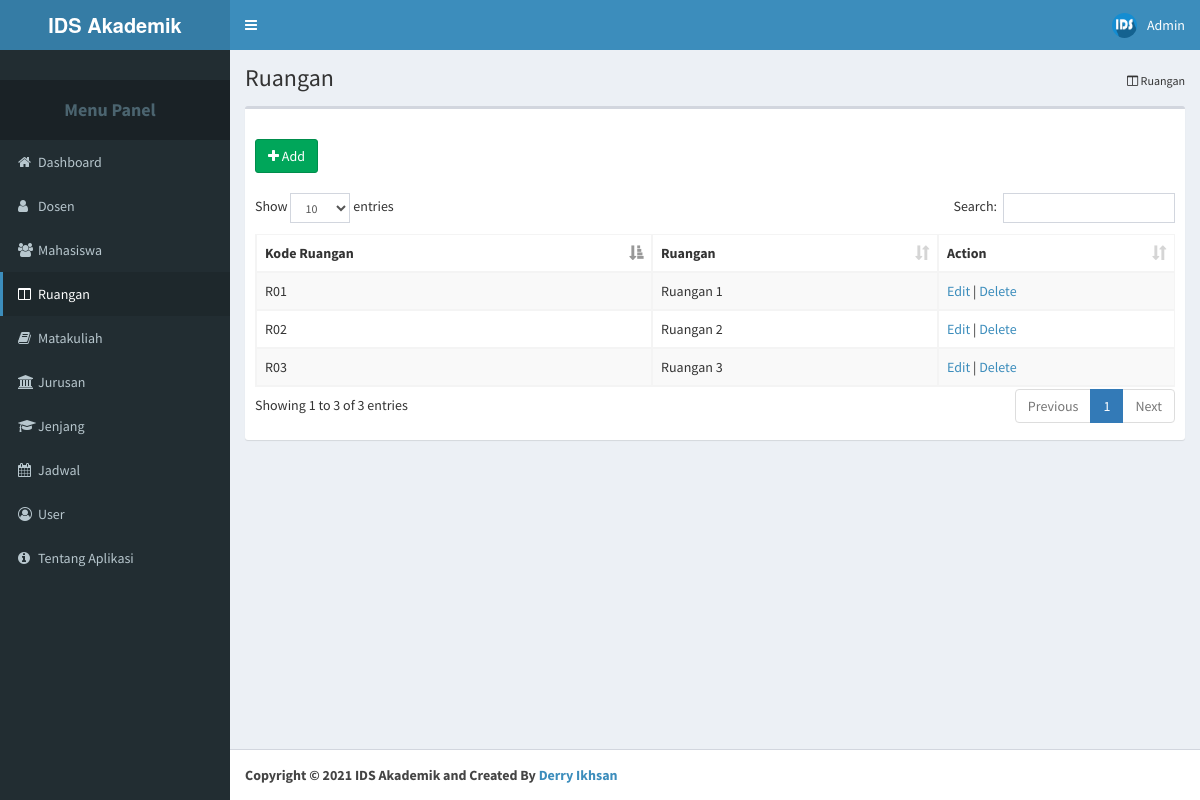
The page /1/ruangan.php (signed in) on the database its author committed.
### tables this page shows
CREATE TABLE IF NOT EXISTS `ruangan` (
  `Kode_Ruangan` varchar(50) NOT NULL,
  `Nama_Ruangan` varchar(50) NOT NULL,
  PRIMARY KEY (`Kode_Ruangan`)
);

### 1/dt_ruangan.php (the view, shortened to what this page needs)
<thead>
	<tr>
		<th>Kode Ruangan</th>
		<th>Ruangan</th>
		<th>Action</th>
	</tr>
</thead>
<tbody>
	<?php
		$queryruangan = mysqli_query ($konek, "SELECT * FROM ruangan");
		while ($ruangan = mysqli_fetch_array ($queryruangan)){
			echo "
				<tr>
					<td>$ruangan[Kode_Ruangan]</td>
					<td>$ruangan[Nama_Ruangan]</td>
					<td>
						<a href='#' class='open_modal' id='$ruangan[Kode_Ruangan]'>Edit</a> |
						<a href='#' onClick='confirm_delete(\"ruangan_delete.php?Kode_Ruangan=$ruangan[Kode_Ruangan]\")'>Delete</a>
					</td>
				</tr>";
		}
	?>
</tbody>

### rows shown on the page
ruangan: Kode_Ruangan "R01", Nama_Ruangan "Ruangan 1"
ruangan: Kode_Ruangan "R02", Nama_Ruangan "Ruangan 2"
ruangan: Kode_Ruangan "R03", Nama_Ruangan "Ruangan 3"

### other values the page prints
$_SESSION["Username"] "Admin"
